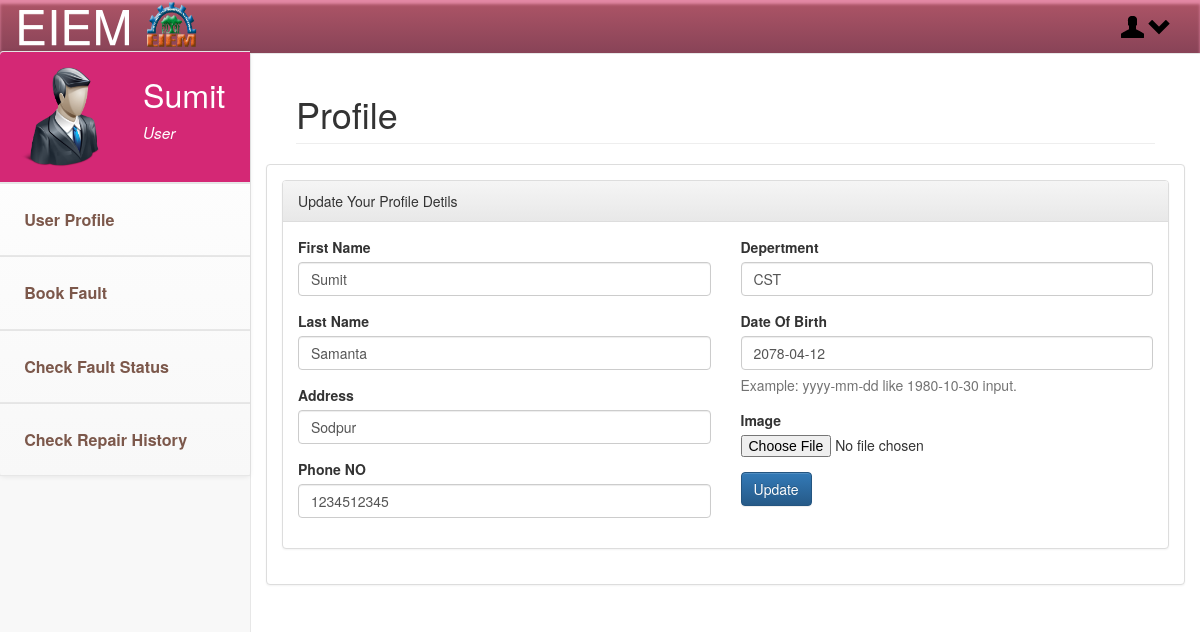
/pages/edit_profile.php?id=00000000003 (signed in), run on the app's committed database.
### tables this page shows
CREATE TABLE IF NOT EXISTS `register_user_master` (
  `users_id` int(11) unsigned zerofill NOT NULL,
  `first_name` varchar(255) NOT NULL,
  `last_name` varchar(255) NOT NULL,
  `u_dept` varchar(255) NOT NULL,
  `last_log_in` varchar(255) NOT NULL,
  `address` varchar(255) NOT NULL,
  `sex` varchar(6) NOT NULL,
  `date_of_birth` date NOT NULL,
  `phon_no` int(10) NOT NULL,
  `profile_pic` varchar(255) NOT NULL
);

### pages/edit_profile.php (the view, shortened to what this page needs)
<?php include "../resources/header_user.php";
if(isset($_GET['id'])){
	$res = mysql_query("SELECT * FROM  `eiem_project`.`register_user_master` WHERE users_id='".$_SESSION['id']."'");
	while($row = mysql_fetch_array($res)){
?>
<div id="page-wrapper">
  <div class="container-fluid">
    <div class="row">
      <div class="col-lg-12">
          <h1 class="page-header">Profile</h1>
      </div>
      	<br clear="all">
        <div class="row">
          <div class="panel panel-default">
              <div class="panel-body">
              <div class="panel panel-default">
                  <div class="panel-heading">
                      Update Your Profile Detils
                  </div>
                  <div class="panel-body">
                    <div class="row">
                       <form action="" method="POST" enctype="multipart/form-data">
                       <div class="col-lg-6">
                       		  <div class="form-group">
                                <label>First Name</label>
                                <input name="first_name" type="text" class="form-control" placeholder="First Name" value="<?php echo $row['first_name']; ?>">
                              </div>
                              <div class="form-group">
                                <label>Last Name</label>
                                <input name="last_name" type="text" class="form-control" placeholder="Last Name" value="<?php echo $row['last_name']; ?>">
                              </div>
                              <div class="form-group">
                                <label>Address</label>
                                <input name="address" type="text" class="form-control" placeholder="Address" value="<?php echo $row['address']; ?>">
                               </div>
                               <div class="form-group">
                                <label>Phone NO</label>
                                <input name="phone_no" type="text" class="form-control" placeholder="Phone NO" value="<?php echo $row['phon_no']; ?>">
                               </div>
                       </div>
                       <div class="col-lg-6">
                       		  <div class="form-group">
                                  <label>Depertment</label>
                                  <input type="text" name="u_dept"  placeholder="Depertment" class="form-control" value="<?php echo $row['u_dept']; ?>" >
                              </div>
                              <div class="form-group">
                                  <label>Date Of Birth</label>
                                  <input name="dob" type="text"  placeholder="date of birth" class="form-control" value="<?php echo $row['date_of_birth']; ?>">
                                  <p class="help-block">Example: yyyy-mm-dd like 1980-10-30 input.</p>
                              </div>
                              <div class="form-group">
                                <label>Image</label>
                                <input type="file" name="img" accept="image/jpeg">
                              </div>
                              <div class="form-group">
                                  <button type="submit" class="btn btn-primary">Update</button>
                              </div>
                          </div>
                       </form>
                        <?php
										}}
                ?>
                     </div>
                  </div>
                   </div>
              </div>
          </div>
      </div>
    </div>
  </div>
</div>
<?php include "../resources/footer.php"; ?>

### css/sb-admin-2.css (style rules this page uses)
body { background-color: #f8f8f8; }
#page-wrapper { padding: 0 15px; min-height: 568px; background-color: #fff; }
@media (min-width:768px) { #page-wrapper { position: inherit; margin: 0 0 0 250px; padding: 0 30px; border-left: 1px solid #e7e7e7; } }

### data on the page
register_user_master: first_name "Sumit", last_name "Samanta", address "Sodpur", phone_no "1234512345", u_dept "CST", dob "2078-04-12"

### other printed values
$_SESSION['name'] "Sumit"
$_SESSION['u_type'] "User"
